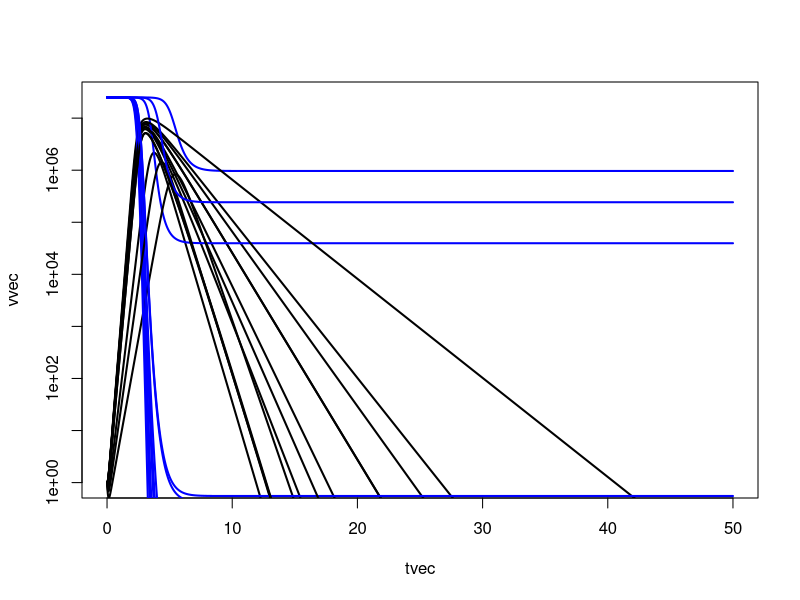

Write R code to recreate this figure. (Note: this script raises an error after producing the figure.)
############################################################
##run the within-host model to get D, Vpeak, and Vtot
#use that to compute fitness, both in presence and absence of virulence
############################################################
rm(list=ls()) #this clears the workspace to make sure no leftover variables are floating around. Not strictly needed
graphics.off(); #close all graphics windows
require(deSolve)  #loads ODE solver package


###################################################################
#function that specificies the ode model 
###################################################################
odeequations=function(t,y,parms) #lsoda requires parms to be there, even though it's empty
{ 
  	Utc=y[1]; Itc=y[2]; Vir=y[3];   #uninfected cells, infected cells, virus
  
	  dUtcdt=-b*Vir*Utc;
		dItcdt=b*Vir*Utc-d*Itc;
		dVirdt=p*Itc-cw*Vir;
   	
    return(list(c(dUtcdt,dItcdt,dVirdt))); 

    
} #end function specifying the ODEs

###################################################################
#main program
###################################################################
  tmax=50;              
  timevec=seq(0,tmax,0.001); #vector of times for which integration is evaluated, units of days 
	filename="fitness12strains.Rdata";
  
  #set initial conditions 
	Utc0=2.5e7; #initial number of uninfected cells  
	Itc0=0; #initial number for free virus V 
  #values for within-host model parameters, units are assumed to be 1/days
  #data comes from within-host best fit
  Vir0=1.000000e+00
  b=2.220917e-06
  p=1.178816e+00
  d=1.906049e+00
  
	Y0=c(Utc0, Itc0, Vir0);  #combine initial conditions into a vector 

	
  #within- and between-host decay rates (units of 1/day) for the 12 strains - values come from fitting decay rates and computing decay at 5C and 40C
	cwvec=c(0.9143109, 1.1466441, 0.7720865, 1.4266564, 5.3159759, 10.1449393, 0.6973284, 0.4382046, 1.9480118, 1.2631844, 7.3341671, 1.9187683);
  cbvec=c(0.030649683, 0.033049389, 0.024954676, 0.036237560, 0.120608903, 0.003221546, 0.049174557, 0.036928843, 0.026679227, 0.124843694, 0.024628383, 0.035103518);

  Duration=rep(0,12);  
  shed1=rep(0,12); shed2=shed1; shed3=shed1; #the s_i terms
  R0.d.s1=shed1; R0.i.s1=rep(0,12);
  R0.d.s2=shed1; R0.i.s2=shed1; #R0 values
  R0.d.s3=shed1; R0.i.s3=shed1; #R0 values
  
  R0star.d.s1=shed1; R0star.i.s1=shed1;
  R0star.d.s2=shed1; R0star.i.s2=shed1; #R0 values
  R0star.d.s3=shed1; R0star.i.s3=shed1; #R0 values
  
  
  R0within=shed1; #within-host R0, just for diagnostics

  for (strain in 1:12)
	{
	
    cw=cwvec[strain]
    R0within[strain]=p*b*Utc0/(cw*d)
    print(sprintf('R0 within-host is %f for strain %d',R0within[strain],strain));

    odeoutput=lsoda(Y0,timevec,odeequations,parms="",atol=1e-10,rtol=1e-10); 
    tvec=odeoutput[,1];
    vvec=odeoutput[,4];

    if (strain==1) {plot(tvec,vvec,log="y",type="l",lwd=2,xlim=c(0,tmax),ylim=c(1,Utc0)); }
    lines(tvec,vvec,type="l",lwd=2);
    lines(tvec,odeoutput[,2],type="l",lwd=2,col="blue"); 
    
    max.ind=which.max(vvec); #find peak
    d.ind=max.ind+min(which(vvec[-(1:max.ind)]<1)); #find 1st time virus is below 1 after peak

    Duration[strain]=tvec[d.ind];

    Vpeak=(max(vvec)); #peak of virus load

    #different forms for total virus/shedding
    #integral of total virus load
    inf.t=tvec[1:d.ind];
    inf.v=vvec[1:d.ind];
    shed1[strain]=sum(diff(inf.t)*(inf.v[-length(inf.v)]+inf.v[-1])/2)   
       
     #compute shedding value, i.e. function under integral
     cc1=5; cc2=5; cc3=2.5; 
     shed=inf.v * (cc1*pmax(0,log10(pmax(0,inf.v)))^cc2/(cc3^cc2+pmax(0,log10(pmax(0,inf.v)))^cc2))
     shed2[strain]=sum(diff(inf.t)*(shed[-length(shed)]+shed[-1])/2) ;
         
     #total log virus load as area under the curve 
     shed=pmax(0,log10(pmax(0,inf.v)));
     shed3[strain]=sum(diff(inf.t)*(shed[-length(shed)]+shed[-1])/2) ;
   
     
  	 #"R0" (not exactly, numerator and denominator for F) for 3 different shedding, direct and indirect transmission
     R0.d.s1[strain]=shed1[strain]       
     R0.i.s1[strain]=shed1[strain]/cbvec[strain];       
     R0.d.s2[strain]=shed2[strain];
     R0.i.s2[strain]=shed2[strain]/cbvec[strain];
     R0.d.s3[strain]=shed3[strain];
     R0.i.s3[strain]=shed3[strain]/cbvec[strain];
  
  	 #"R0" (not exactly, numerator and denominator for F) for 3 different shedding, direct and indirect transmission
     #also including virulence
     R0star.d.s1[strain]=shed1[strain]/Vpeak       
     R0star.i.s1[strain]=shed1[strain]/Vpeak/cbvec[strain];       
     R0star.d.s2[strain]=shed2[strain]/Vpeak;
     R0star.i.s2[strain]=shed2[strain]/Vpeak/cbvec[strain];
     R0star.d.s3[strain]=shed3[strain]/Vpeak;
     R0star.i.s3[strain]=shed3[strain]/Vpeak/cbvec[strain];
       
    
  }  #end loop over 12 strains
   
  #fitness values from the paper 
	fit.d.s1=R0.d.s1/R0.d.s1[1];
  fit.i.s1=R0.i.s1/R0.i.s1[1];   
  fit.d.s2=R0.d.s2/R0.d.s2[1];
  fit.i.s2=R0.i.s2/R0.i.s2[1];   
  fit.d.s3=R0.d.s3/R0.d.s3[1];
  fit.i.s3=R0.i.s3/R0.i.s3[1];   

  #fitness with virulence
	fitstar.d.s1=R0star.d.s1/R0star.d.s1[1];
  fitstar.i.s1=R0star.i.s1/R0star.i.s1[1];   
  fitstar.d.s2=R0star.d.s2/R0star.d.s2[1];
  fitstar.i.s2=R0star.i.s2/R0star.i.s2[1];   
  fitstar.d.s3=R0star.d.s3/R0star.d.s3[1];
  fitstar.i.s3=R0star.i.s3/R0star.i.s3[1];   

save(list = ls(all=TRUE), file = filename);
 
#plot ordered by clearance at 40c
cwsort=sort(cwvec,index.return=TRUE)
cw.ind=cwsort$ix
xlabels.raw=c("H1N1","H2N4","H3N2","H4N6","H5N2","H6N4","H7N6","H8N4","H9N2","H10N7","H11N6","H12N5");
xlabels=xlabels.raw[cw.ind] #resort labels according to cw

###########################
#figure for paper - figure 6 main text
###########################

#plot the fitness for different shedding - direct transmission
graphics.off()
ww=6.83; wh=6.83;
windows(width=ww,height=wh)
par(mfrow=c(2,1))
par(mar=c(2, 3.5, 0.5, 0.5)) #bottom, left, top, right margins
dx=0.1; #spacer between values
mult=1; mult.ax=1; mult.lab=1; mult.xlab=0.75; #multiplier for plots

sym.with=2;
ymax=max(c(fit.d.s1,fit.d.s2,fit.d.s3))
plot((1:12)-dx,fit.d.s1[cw.ind],type="p",ylim=c(0,ymax),pch=0,col="black",xlab="",ylab="",cex=mult,cex.axis=mult.ax,cex.lab=mult.lab,xaxt="n",lwd=sym.with)
points((1:12),fit.d.s2[cw.ind],type="p",pch=5,col="blue",cex=mult,lwd=sym.with)
points((1:12)+dx,fit.d.s3[cw.ind],type="p",pch=2,col="red",cex=mult,lwd=sym.with)
axis(1,at=1:12,lab=xlabels,cex.axis=mult.xlab);
mtext("relative fitness",side=2,line=2,cex=1.5) #y-axis
title("A) Direct transmission",line=-1) #y-axis
ltext=c(expression(paste('shedding ~ viral load, ', s[1])),expression(paste('shedding ~ total discharge, ',s[2])),expression(paste('shedding ~ log viral load, ',s[3])) )
legend(7,1.9,ltext,col=c("black","blue","red"),pch=c(0,5,2),cex=mult,bty="n",lwd=sym.with,lty=0)

par(mar=c(2, 3.5, 0.5, 0.5)) #bottom, left, top, right margins
dx=0.1; #spacer between values
ymax=max(c(fit.i.s1,fit.i.s2,fit.i.s3))
plot((1:12)-dx,fit.i.s1[cw.ind],type="p",ylim=c(0,ymax),pch=0,col="black",xlab="",ylab="",cex=mult,cex.axis=mult.ax,cex.lab=mult.lab,xaxt="n",lwd=sym.with)
points((1:12),fit.i.s2[cw.ind],type="p",pch=5,col="blue",cex=mult,lwd=sym.with)
points((1:12)+dx,fit.i.s3[cw.ind],type="p",pch=2,col="red",cex=mult,lwd=sym.with)
axis(1,at=1:12,lab=xlabels,cex.axis=mult.xlab);
mtext("relative fitness",side=2,line=2,cex=1.5) #y-axis
title("B) Environmental transmission",line=-1) #y-axis

ltext=c(expression(paste('shedding ~ viral load, ', s[1])),expression(paste('shedding ~ total discharge, ',s[2])),expression(paste('shedding ~ log viral load, ',s[3])) )
legend(1,5,ltext,col=c("black","blue","red"),pch=c(0,5,2),cex=mult,bty="n",lwd=sym.with,lty=0)

dev.print(device=tiff,filename ="fig6.tiff",width=ww, height=wh, units="in",pointsize = 12,compression =c("lzw"), res=300)

###########################
#figure for paper - virulence figure for supplementary material, S4
###########################

graphics.off()
ww=6.83; wh=6.83;
windows(width=ww,height=wh)
par(mfrow=c(2,1))
par(mar=c(2, 3.5, 0.5, 0.5)) #bottom, left, top, right margins
dx=0.1; #spacer between values
mult=1; mult.ax=1; mult.lab=1; mult.xlab=0.75; #multiplier for plots
ymax=max(c(fitstar.d.s1,fitstar.d.s2,fitstar.d.s3))
plot((1:12)-dx,fitstar.d.s1[cw.ind],type="p",ylim=c(0,ymax),pch=0,col="black",xlab="",ylab="",cex=mult,cex.axis=mult.ax,cex.lab=mult.lab,xaxt="n",lwd=sym.with)
points((1:12),fitstar.d.s2[cw.ind],type="p",pch=5,col="blue",cex=mult,lwd=sym.with)
points((1:12)+dx,fitstar.d.s3[cw.ind],type="p",pch=2,col="red",cex=mult,lwd=sym.with)
axis(1,at=1:12,lab=xlabels,cex.axis=mult.xlab);
mtext("relative fitness",side=2,line=2,cex=1.5) #y-axis
title("A) Direct transmission",line=-1) #y-axis
                     
ltext=c(expression(paste('shedding ~ viral load, ', s[1])),expression(paste('shedding ~ total discharge, ',s[2])),expression(paste('shedding ~ log viral load, ',s[3])) )
legend(1,5,ltext,col=c("black","blue","red"),pch=c(0,5,2),cex=mult,bty="n")

par(mar=c(2, 3.5, 0.5, 0.5)) #bottom, left, top, right margins
dx=0.1; #spacer between values
ymax=max(c(fitstar.i.s1,fitstar.i.s2,fitstar.i.s3))
ymax=10;
plot((1:12)-dx,fitstar.i.s1[cw.ind],type="p",ylim=c(0,ymax),pch=0,col="black",xlab="",ylab="",cex=mult,cex.axis=mult.ax,cex.lab=mult.lab,xaxt="n",lwd=sym.with)
points((1:12),fitstar.i.s2[cw.ind],type="p",pch=5,col="blue",cex=mult,lwd=sym.with)
points((1:12)+dx,fitstar.i.s3[cw.ind],type="p",pch=2,col="red",cex=mult,lwd=sym.with)
axis(1,at=1:12,lab=xlabels,cex.axis=mult.xlab);
mtext("relative fitness",side=2,line=2,cex=1.5) #y-axis
title("B) Environmental transmission",line=-1) #y-axis
ltext=c(expression(paste('shedding ~ viral load, ', s[1])),expression(paste('shedding ~ total discharge, ',s[2])),expression(paste('shedding ~ log viral load, ',s[3])) )
legend(1,9.5,ltext,col=c("black","blue","red"),pch=c(0,5,2),cex=mult,bty="n")

dev.print(device=tiff,filename ="S4.tiff",width=ww, height=wh, units="in",pointsize = 12,compression =c("lzw"), res=300)


  
###################################################################
#end main program
###################################################################                      
